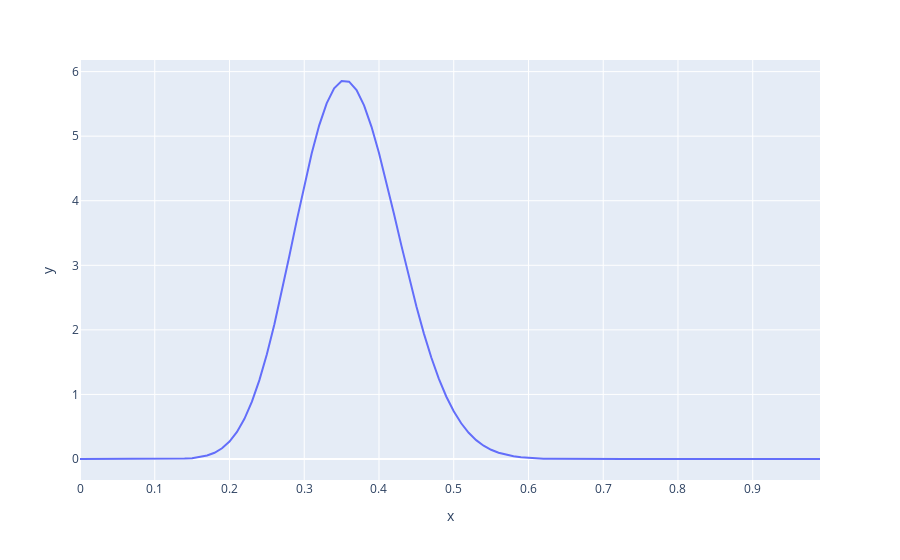

The cell this chart's notebook holds for it:
### Markdown cell above
This relationship is very important: when the posterior is of the same form of the prior, we say that the prior is *conjugate* of the likelihood. When the prior is conjugate, we can easily compute the posterior in a closed form.

**Exercise.** We observe 3 successes out of 10 tests. Our prior for the probaiblity of success is $Beta(8,2)$. Compute the posterior and evaluate the maximum of the posterior model.

### Code cell
n = 40
y = 10
prior_alpha = 8
prior_beta = 2

posterior_alpha = prior_alpha + y
posterior_beta = n + prior_beta - y

l = (
    theta ** (posterior_alpha - 1)
    * (1 - theta) ** (posterior_beta - 1)
    / B(y + prior_alpha, posterior_beta)
)
px.line(x=theta, y=l)

### Figure 1 — Plotly figure (JSON) as saved in the notebook; plotly's stock layout.template omitted (floating-point values rounded to 4 significant figures)
{"data": [{"hovertemplate": "x=%{x}<br>y=%{y}<extra></extra>", "legendgroup": "", "line": {"color": "#636efa", "dash": "solid"}, "marker": {"symbol": "circle"}, "mode": "lines", "name": "", "orientation": "v", "showlegend": false, "type": "scatter", "x": [0, 0.01, 0.02, 0.03, 0.04, 0.05, 0.06, 0.07, 0.08, 0.09, 0.1, 0.11, 0.12, 0.13, 0.14, 0.15, 0.16, 0.17, 0.18, 0.19, 0.2, 0.21, 0.22, 0.23, 0.24, 0.25, 0.26, 0.27, 0.28, 0.29, 0.3, 0.31, 0.32, 0.33, 0.34, 0.35, 0.36, 0.37, 0.38, 0.39, 0.4, 0.41, 0.42, 0.43, 0.44, 0.45, 0.46, 0.47, 0.48, 0.49, 0.5, 0.51, 0.52, 0.53, 0.54, 0.55, 0.56, 0.57, 0.58, 0.59, 0.6, 0.61, 0.62, 0.63, 0.64, 0.65, 0.66, 0.67, 0.68, 0.69, 0.7, 0.71, 0.72, 0.73, 0.74, 0.75, 0.76, 0.77, 0.78, 0.79, 0.8, 0.81, 0.82, 0.83, 0.84, 0.85, 0.86, 0.87, 0.88, 0.89, 0.9, 0.91, 0.92, 0.93, 0.94, 0.95, 0.96, 0.97, 0.98, 0.99], "xaxis": "x", "y": [0, 1.523e-20, 1.457e-15, 1.045e-12, 1.008e-10, 3.235e-09, 5.171e-08, 5.101e-07, 3.532e-06, 1.864e-05, 7.935e-05, 0.0002836, 0.0008771, 0.0024, 0.005911, 0.01329, 0.02759, 0.05334, 0.0968, 0.1659, 0.27, 0.419, 0.6225, 0.8884, 1.221, 1.621, 2.083, 2.595, 3.141, 3.696, 4.238, 4.737, 5.168, 5.509, 5.741, 5.854, 5.844, 5.715, 5.476, 5.144, 4.739, 4.283, 3.798, 3.304, 2.822, 2.365, 1.946, 1.571, 1.245, 0.9683, 0.7389, 0.5531, 0.406, 0.2922, 0.2062, 0.1425, 0.09644, 0.06389, 0.0414, 0.02623, 0.01623, 0.009809, 0.00578, 0.003319, 0.001855, 0.001008, 0.0005322, 0.0002724, 0.000135, 6.466e-05, 2.988e-05, 1.33e-05, 5.683e-06, 2.327e-06, 9.102e-07, 3.39e-07, 1.198e-07, 3.999e-08, 1.255e-08, 3.685e-09, 1.006e-09, 2.533e-10, 5.838e-11, 1.22e-11, 2.283e-12, 3.775e-13, 5.426e-14, 6.639e-15, 6.743e-16, 5.506e-17, 3.468e-18, 1.597e-19, 4.991e-21, 9.556e-23, 9.636e-25, 4.049e-27, 4.792e-30, 7.654e-34, 3.168e-39, 1.753e-48], "yaxis": "y"}], "layout": {"legend": {"tracegroupgap": 0}, "margin": {"t": 60}, "xaxis": {"anchor": "y", "domain": [0, 1], "title": {"text": "x"}}, "yaxis": {"anchor": "x", "domain": [0, 1], "title": {"text": "y"}}}}
